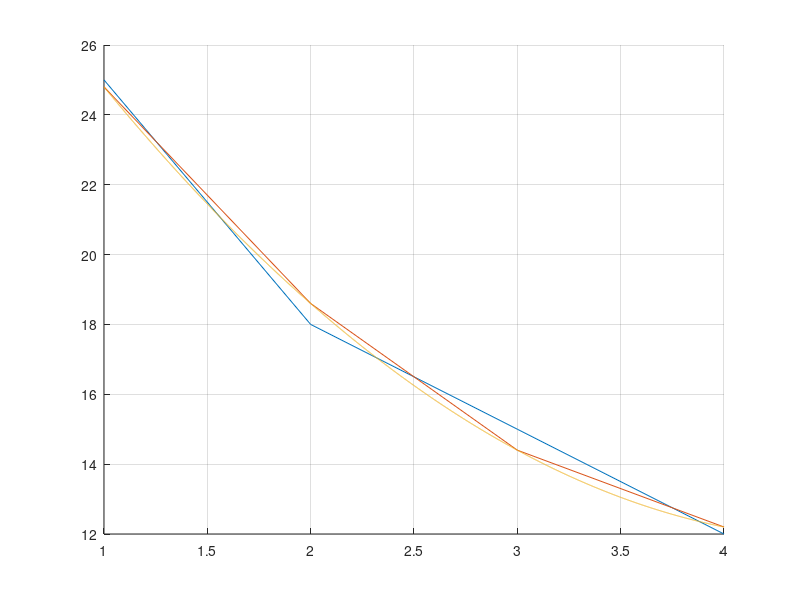

This chart was generated by the following MATLAB code:
close all
% t = linspace(1, 10, 10);
% f = [25 18 15 12 10 8 6 4 2 1];
t = linspace(1, 4, 4);
f = [25 18 15 12];

grid on;
hold on;
plot(t, f, "-")

b0 = t.^0;
b1 = t.^1;
b2 = t.^2;
B = [b0; b1; b2];

A = [b0*b0' b1*b0' b2*b0'
    b0*b1' b1*b1' b2*b1'
    b0*b2' b1*b2' b2*b2'];
a = [f*b0'; f*b1'; f*b2';];

c = A\a;
fp = c'*B;

plot(t, fp, "-")

% tt = linspace(1, 10, 5000);
tt = linspace(1, 4, 5000);
BB = [tt.^0; tt.^1; tt.^2];
ffp = c'*BB;
plot(tt, ffp, "-")
